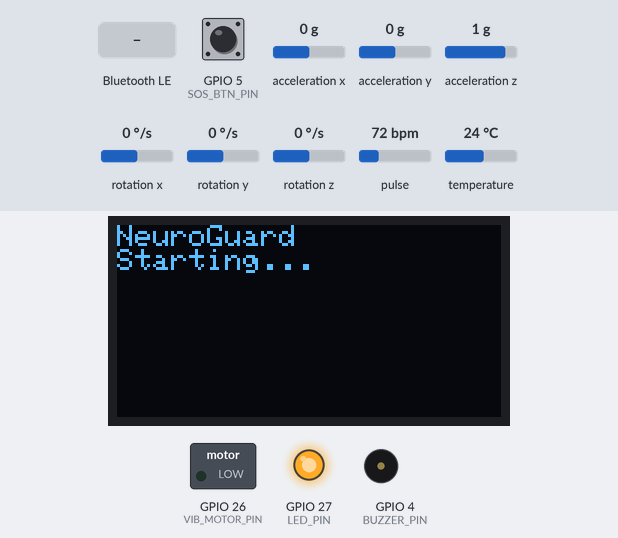
A sketch run on a simulated ESP32. Shown: 128×64 one-colour display, switched loads named in the sketch (green lamp = pin HIGH), output pins drawn as LEDs (lit = HIGH), buzzer (waves = sounding, pin HIGH). Wiring (inferred from the names in the program): MPU-6050 motion sensor at I2C address 0x68. The test bench sets the inputs (shaded band); at power-on: pulse 72 bpm, acceleration z 1 g, GPIO 5 (SOS_BTN_PIN) HIGH, acceleration x 0 g, acceleration y 0 g, rotation x 0 °/s, rotation y 0 °/s, rotation z 0 °/s, temperature 24 °C. Nothing arrives over Bluetooth unless stated; the modem accepts every AT command (registered, SIM ready, sends succeed) and sends nothing else; a phone connects over Bluetooth LE 3 s after start; what the sketch prints to the serial monitor is not drawn.

Above: at 2.3 s.
At 8.0 s:
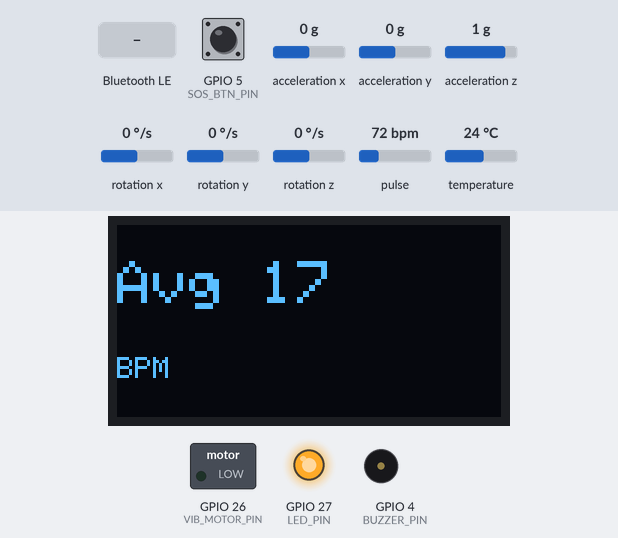
8.1 s: pulse set to 100 bpm
At 9.2 s:
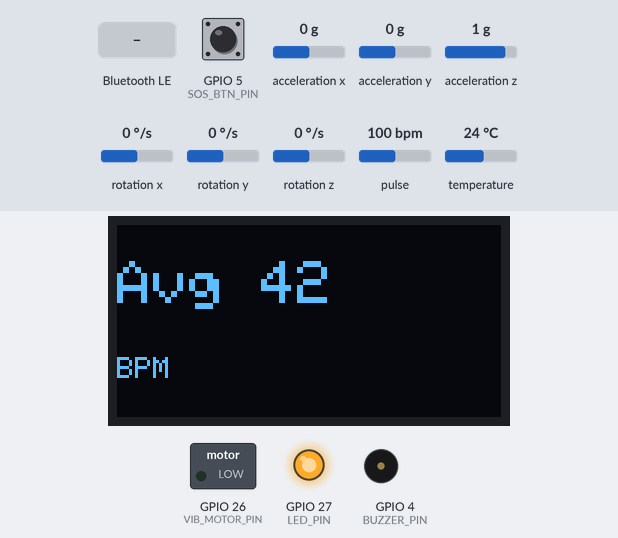
10.9 s: acceleration z set to 0 g
13.9 s: GPIO 5 (SOS_BTN_PIN) pulled LOW for 0.15 s
15.5 s: Bluetooth LE write "0" received
18.5 s: pulse set to 70 bpm
At 20.16 s:
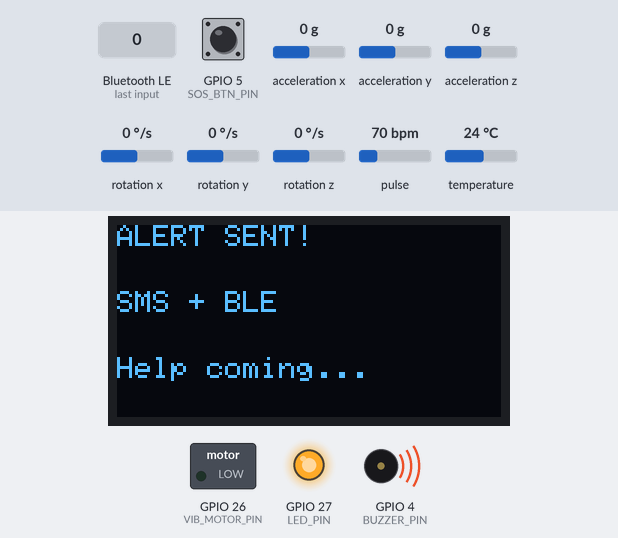
21.5 s: GPIO 5 (SOS_BTN_PIN) pulled LOW for 1 s
At 22.8 s:
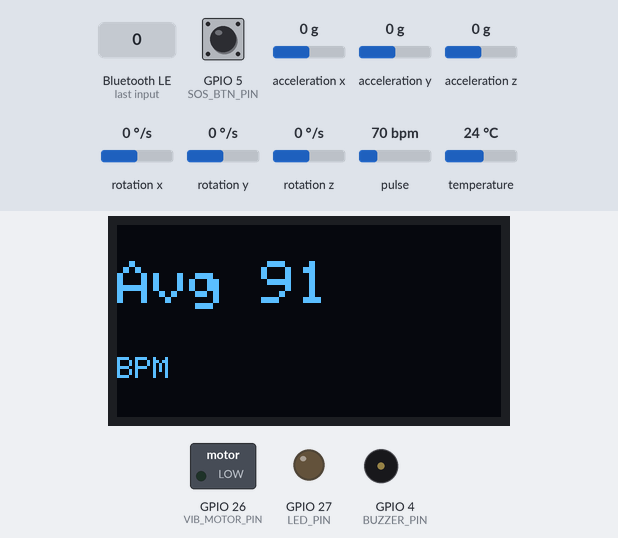
Timing chart, 0 to 24.5 s (numbered marks = the images above; inputs shaded):
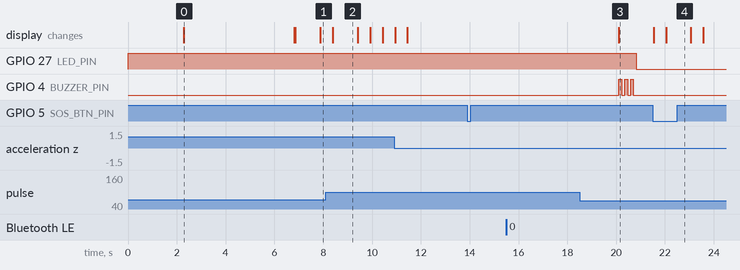

Measured:
- after the input at 13.9 s, every drawn part: stays the same
- after the input at 15.5 s, every drawn part: stays the same
- by itself, GPIO 4 (BUZZER_PIN): alternates HIGH for 0.12 s and LOW for 0.12 s, 6 changes in all, then stays LOW
- what the display in image 0 shows lasts 4.5 s, from 2.3 s to 6.8 s
- what the display in image 2 shows lasts 1.0 s, from 8.4 s to 9.4 s

The sketch:

neuroguard_main.ino
```cpp
// NeuroGuard ESP32 — GPS from patient phone (BLE) only; SMS via SIM800L
#include "config.h"
#if DISABLE_BROWNOUT
#include "soc/soc.h"
#include "soc/rtc_cntl_reg.h"
#endif
#include "detection.h"
#include "seizure_tflite.h"
#include "hardware_logic.h"
#include "gsm_location.h"

#include <Wire.h>
#include <HardwareSerial.h>
#include <BLEDevice.h>
#include <BLEServer.h>
#include <BLEUtils.h>
#include <BLE2902.h>
#include <ArduinoJson.h>

#if !SIMULATION_MODE
#include <Adafruit_MPU6050.h>
#include <Adafruit_Sensor.h>
#if ENABLE_OLED
#include <Adafruit_SSD1306.h>
#endif
#if ENABLE_HR_SENSOR && !USE_HARDWARE_LOGIC
#include <MAX30105.h>
#endif
#endif

#if ENABLE_GSM
HardwareSerial gsmSerial(2);
#endif

#if ENABLE_OLED && !SIMULATION_MODE
Adafruit_SSD1306 oled(128, 64, &Wire, -1);
static bool oledOk = false;
#endif

HardwareLogicState hwState;

BLECharacteristic *alertChar = nullptr;
BLECharacteristic *dataChar = nullptr;
BLECharacteristic *gpsWriteChar = nullptr;
bool deviceConnected = false;

DetectionContext detCtx;
DeviceState state = MONITORING;
unsigned long tDetect = 0;
bool cancelFlag = false;

float gpslat = 0.0f, gpslng = 0.0f;
bool gpsValidPhone = false;
unsigned long lastGPSReceived = 0;

static bool hasGpsFix() { return gpsValidPhone; }

void showOLED(const char *l1, const char *l2, const char *l3);
void showBpmOLED(int bpm);
void showPressToStopOLED();
void initOLED();
void initMPU();
void initGSM();
void initBLE();
void readIMU();
void dispatchAlerts();
void activateLocal();
void alertBuzzerPulse(int count = 3);
void doCancel();
void sendSMS(const char *num, const char *msg);
void broadcastData();
void IRAM_ATTR handleSOS();
void scanI2C();
const char *stateLabel(DeviceState s);

class ServerCallbacks : public BLEServerCallbacks {
  void onConnect(BLEServer *s) {
    deviceConnected = true;
    Serial.println("[BLE] Phone connected");
  }
  void onDisconnect(BLEServer *s) {
    deviceConnected = false;
    BLEDevice::startAdvertising();
    Serial.println("[BLE] Phone disconnected — advertising again");
  }
};

class GPSWriteCallback : public BLECharacteristicCallbacks {
  void onWrite(BLECharacteristic *pChar) {
    String s = String(pChar->getValue().c_str());
    if (s.length() < 5) return;
    int commaIdx = s.indexOf(',');
    if (commaIdx < 0) return;
    float lat = s.substring(0, commaIdx).toFloat();
    float lng = s.substring(commaIdx + 1).toFloat();
    if (lat >= -90.0f && lat <= 90.0f && lng >= -180.0f && lng <= 180.0f) {
      gpslat = lat;
      gpslng = lng;
      gpsValidPhone = true;
      lastGPSReceived = millis();
      Serial.printf("[GPS] Received from phone: %.6f, %.6f\n", gpslat, gpslng);
    }
  }
};

class ConfigWriteCallback : public BLECharacteristicCallbacks {
  void onWrite(BLECharacteristic *pChar) {
    Serial.print("[CONFIG] ");
    Serial.println(pChar->getValue().c_str());
  }
};

void scanI2C() {
  Serial.println("[I2C] Scan 0x01-0x7F:");
  int n = 0;
  for (uint8_t addr = 1; addr < 127; addr++) {
    Wire.beginTransmission(addr);
    if (Wire.endTransmission() == 0) {
      Serial.printf("  device 0x%02X\n", addr);
      n++;
    }
  }
  if (n == 0) Serial.println("  (none — check wiring 21/22, 3.3V, GND)");
}

const char *stateLabel(DeviceState s) {
  switch (s) {
    case MONITORING: return "MONITORING";
    case DETECTED: return "DETECTED";
    case ALERT_SENT: return "ALERT_SENT";
    case WAITING_RESET: return "WAITING_RESET";
    case CANCELLED: return "CANCELLED";
    default: return "UNKNOWN";
  }
}

void setup() {
#if DISABLE_BROWNOUT
  WRITE_PERI_REG(RTC_CNTL_BROWN_OUT_REG, 0);
#endif

  pinMode(BUZZER_PIN, OUTPUT);
  digitalWrite(BUZZER_PIN, LOW);
  pinMode(VIB_MOTOR_PIN, OUTPUT);
  digitalWrite(VIB_MOTOR_PIN, LOW);
  pinMode(LED_PIN, OUTPUT);
  digitalWrite(LED_PIN, HIGH);

  Serial.begin(SERIAL_BAUD);
  delay(2000);
  Serial.flush();
  Serial.println();
  Serial.println("NEUROGUARD BOOT");
#if BOOT_SAFE_MODE
  Serial.println("SAFE MODE");
#endif
  Serial.print("BAUD=");
  Serial.println(SERIAL_BAUD);
  Serial.print("BUZZER GPIO ");
  Serial.println(BUZZER_PIN);

  Wire.begin(I2C_SDA, I2C_SCL);
  Wire.setClock(100000);
#if defined(ARDUINO_ARCH_ESP32)
  Wire.setTimeOut(I2C_TIMEOUT_MS);
#elif defined(TWOWIRE_HAS_TIMEOUT) || defined(WIRE_HAS_TIMEOUT)
  Wire.setTimeout(I2C_TIMEOUT_MS);
#endif
  Serial.print("I2C SDA=");
  Serial.print(I2C_SDA);
  Serial.print(" SCL=");
  Serial.println(I2C_SCL);
  delay(100);
#if !BOOT_SKIP_I2C
  scanI2C();
#endif

  pinMode(SOS_BTN_PIN, INPUT_PULLUP);

#if !BOOT_SKIP_I2C
#if USE_HARDWARE_LOGIC && !SIMULATION_MODE
  hardwareLogicInit();
#else
  initMPU();
#endif
#if ENABLE_OLED
  initOLED();
#endif
#else
  Serial.println("I2C skipped — unplug test or set BOOT_SKIP_I2C 0");
#endif

#if ENABLE_GSM
  initGSM();
#endif
#if ENABLE_BLE_ON_BOOT
  initBLE();
#endif
#if ENABLE_ML
  initMlModel();
#endif

  attachInterrupt(digitalPinToInterrupt(SOS_BTN_PIN), handleSOS, FALLING);

  showBpmOLED(detCtx.hrBPM);
  Serial.println("[BOOT] Ready @ 115200 baud");
#if ENABLE_BLE_ON_BOOT
  Serial.println("[BOOT] BLE advertising as NeuroGuard — open patient app to scan");
#else
  Serial.println("[BOOT] WARNING: BLE off — patient app cannot scan!");
#endif
}

void loop() {
  static unsigned long tSample = 0;
  static unsigned long tHw = 0;
  static unsigned long tMl = 0;

#if USE_HARDWARE_LOGIC && !SIMULATION_MODE
  static unsigned long tDiag = 0;
  if (millis() - tHw >= HARDWARE_TICK_MS) {
    tHw = millis();
    hwState = hardwareLogicTick();
    detCtx.hrBPM = hwState.beatAvg;

    if (state == MONITORING && hwState.isAbnormal) {
      state = DETECTED;
      tDetect = millis();
      activateLocal();
      detCtx.confidence = 0.92f;
      Serial.println("\n========================================");
      Serial.println(">>> SEIZURE THRESHOLDS BREACHED! <<<");
      Serial.println("========================================\n");
    }
  }

  if (state == MONITORING && millis() - tDiag >= 500) {
    tDiag = millis();
    hardwareLogicPrintDiagnostics();
  }
#endif

  if (millis() - tSample >= 10) {
    tSample = millis();
    readIMU();

#if ENABLE_ML
    if (gMlReady && detCtx.bufFull && millis() - tMl >= ML_INFERENCE_INTERVAL_MS) {
      tMl = millis();
      detCtx.mlSeizureScore = runSeizureInference(detCtx);
      Serial.printf("[ML] Seizure score: %.2f\n", detCtx.mlSeizureScore);
    }
#endif

    if (detCtx.bufFull) {
#if !USE_HARDWARE_LOGIC
      detCtx.confidence = analyzePattern(detCtx);
#else
      detCtx.confidence = detCtx.mlSeizureScore;
      if (hwState.isAbnormal) {
        if (detCtx.confidence < 0.92f) detCtx.confidence = 0.92f;
      }
#endif

#if !USE_HARDWARE_LOGIC
      bool mlTrigger = gMlReady && (detCtx.mlSeizureScore >= ML_ALERT_THR);
      if (state == MONITORING && (mlTrigger || detCtx.confidence > CONFIDENCE_THR)) {
        state = DETECTED;
        tDetect = millis();
        activateLocal();
        Serial.printf("[DETECT] ML/threshold confidence: %.2f\n", detCtx.confidence);
      }
#endif
    }
  }

  if (state == DETECTED) {
    unsigned long elapsed = millis() - tDetect;
    if (cancelFlag) {
      doCancel();
    } else if (elapsed >= CANCEL_WINDOW_MS) {
      if (detCtx.confidence < 0.5f) detCtx.confidence = 0.92f;
      dispatchAlerts();
      state = ALERT_SENT;
      digitalWrite(BUZZER_PIN, LOW);
      digitalWrite(VIB_MOTOR_PIN, LOW);
      digitalWrite(LED_PIN, LOW);
    } else {
      // Buzzer on during 5 s cancel window (press SOS to stop).
      digitalWrite(BUZZER_PIN, HIGH);
      showPressToStopOLED();
    }
  }

  if (state == MONITORING) {
    static unsigned long tOled = 0;
    static unsigned long tAlive = 0;
    if (millis() - tOled >= 500) {
      tOled = millis();
      showBpmOLED(detCtx.hrBPM);
    }
    if (millis() - tAlive >= 2000) {
      tAlive = millis();
      Serial.print("[alive] state=");
      Serial.print(stateLabel(state));
      Serial.print(" BPM=");
      Serial.print(detCtx.hrBPM);
      Serial.print(" Mag=");
      Serial.print(patientMonitor.debug_currentMag, 1);
      Serial.print(" BLE=");
      Serial.println(deviceConnected ? "connected" : "advertising");
    }
  } else {
    static unsigned long tAliveAlert = 0;
    if (millis() - tAliveAlert >= 2000) {
      tAliveAlert = millis();
      Serial.print("[alive] state=");
      Serial.print(stateLabel(state));
      Serial.print(" BPM=");
      Serial.println(detCtx.hrBPM);
    }
  }

  if (deviceConnected) broadcastData();

  if (gpsValidPhone && millis() - lastGPSReceived > GPS_STALE_MS) {
    gpsValidPhone = false;
    Serial.println("[GPS] Phone fix stale — open patient GPS app");
  }

  if (state == ALERT_SENT && millis() - tDetect >= ALERT_COOLDOWN_MS) {
    state = WAITING_RESET;
    digitalWrite(BUZZER_PIN, LOW);
    showOLED("Waiting", "for patient", "to stabilize...");
    Serial.println("[ALERT] Cooldown done — waiting for patient to stabilize");
  }

  if (state == WAITING_RESET) {
    if (!patientMonitor.debug_isShaking && patientMonitor.getCurrentFreq() < 1.0f) {
      state = MONITORING;
      cancelFlag = false;
      digitalWrite(BUZZER_PIN, LOW);
      digitalWrite(VIB_MOTOR_PIN, LOW);
      digitalWrite(LED_PIN, LOW);
      showBpmOLED(detCtx.hrBPM);
      Serial.println(">>> System Reset & Armed.");
    }
  }
}

void dispatchAlerts() {
  char loc[160];
  if (hasGpsFix()) {
    snprintf(loc, 160, "maps.google.com/?q=%.6f,%.6f", gpslat, gpslng);
  } else {
    strcpy(loc, "GPS unavailable — patient phone not connected");
  }

  char sms[320];
  snprintf(sms, 320, "%s HR:%dBPM %s", SMS_ALERT_TEXT, detCtx.hrBPM, loc);

#if ENABLE_GSM
  Serial.println("[ALERT] Sending SMS...");
  for (int i = 0; i < CONTACT_COUNT; i++) {
    Serial.printf("[ALERT] SMS -> %s\n", CONTACTS[i]);
    sendSMS(CONTACTS[i], sms);
    delay(2000);
  }
#else
  Serial.println(sms);
#endif

  if (deviceConnected && alertChar) {
    StaticJsonDocument<160> doc;
    doc["type"] = "SEIZURE_ALERT";
    doc["conf"] = (int)(detCtx.confidence * 100);
    doc["hr"] = detCtx.hrBPM;
    doc["lat"] = gpslat;
    doc["lng"] = gpslng;
    doc["valid"] = hasGpsFix();
    if (gpsValidPhone)
      doc["locSrc"] = "phone";
    else
      doc["locSrc"] = "none";
    char buf[160];
    serializeJson(doc, buf);
    alertChar->setValue(buf);
    alertChar->notify();
    Serial.printf("[ALERT] BLE notify sent: %s\n", buf);
  } else {
    Serial.println("[ALERT] BLE notify skipped (phone not connected)");
  }

  showOLED("ALERT SENT!", "SMS + BLE", "Help coming...");
  alertBuzzerPulse(3);
  Serial.println("[ALERT] All notifications dispatched");
}

void alertBuzzerPulse(int count) {
  for (int i = 0; i < count; i++) {
    digitalWrite(BUZZER_PIN, HIGH);
    delay(120);
    digitalWrite(BUZZER_PIN, LOW);
    delay(120);
  }
}

void activateLocal() {
  digitalWrite(BUZZER_PIN, HIGH);
  digitalWrite(LED_PIN, HIGH);
  digitalWrite(VIB_MOTOR_PIN, HIGH);
}

void doCancel() {
  state = CANCELLED;
  digitalWrite(BUZZER_PIN, LOW);
  digitalWrite(LED_PIN, LOW);
  digitalWrite(VIB_MOTOR_PIN, LOW);
  cancelFlag = false;
  showBpmOLED(detCtx.hrBPM);
  state = MONITORING;
}

void IRAM_ATTR handleSOS() {
  if (state == DETECTED)
    cancelFlag = true;
  else if (state == ALERT_SENT || state == WAITING_RESET) {
    state = MONITORING;
    cancelFlag = false;
  } else if (state == MONITORING) {
    state = DETECTED;
    tDetect = millis() - CANCEL_WINDOW_MS;
  }
}

void sendSMS(const char *num, const char *msg) {
#if ENABLE_GSM
  gsmSerial.println("AT+CMGF=1");
  delay(500);
  gsmSerial.print("AT+CMGS=\"");
  gsmSerial.print(num);
  gsmSerial.println("\"");
  delay(500);
  gsmSerial.print(msg);
  delay(100);
  gsmSerial.write(26);
  delay(3000);
#endif
}

void broadcastData() {
  static unsigned long last = 0;
  if (millis() - last < 1000 || !dataChar) return;
  last = millis();
  StaticJsonDocument<200> doc;
  doc["state"] = (int)state;
  doc["hr"] = detCtx.hrBPM;
  doc["conf"] = detCtx.confidence;
  doc["ml"] = detCtx.mlSeizureScore;
  doc["acc"] = hwState.accelMag;
  doc["gyro"] = hwState.gyroMag;
  doc["gpsOk"] = hasGpsFix();
  doc["lat"] = gpslat;
  doc["lng"] = gpslng;
  if (gpsValidPhone)
    doc["locSrc"] = "phone";
  else
    doc["locSrc"] = "none";
  char buf[200];
  serializeJson(doc, buf);
  dataChar->setValue(buf);
  dataChar->notify();
}

void readIMU() {
#if SIMULATION_MODE
  float t = millis() / 1000.0f;
  detCtx.aX[detCtx.bufIdx] = sinf(t * 8.0f) * 0.1f;
  detCtx.aY[detCtx.bufIdx] = cosf(t * 8.0f) * 0.1f;
  detCtx.aZ[detCtx.bufIdx] = 1.0f;
  detCtx.gX[detCtx.bufIdx] = detCtx.gY[detCtx.bufIdx] = detCtx.gZ[detCtx.bufIdx] = 0;
  detCtx.bufIdx = (detCtx.bufIdx + 1) % WINDOW_SIZE;
  if (detCtx.bufIdx == 0) detCtx.bufFull = true;
#else
  if (gLastMpuEventOk) {
    detCtx.aX[detCtx.bufIdx] = gLastAx / 9.80665f;
    detCtx.aY[detCtx.bufIdx] = gLastAy / 9.80665f;
    detCtx.aZ[detCtx.bufIdx] = gLastAz / 9.80665f;
    detCtx.gX[detCtx.bufIdx] = gLastGx;
    detCtx.gY[detCtx.bufIdx] = gLastGy;
    detCtx.gZ[detCtx.bufIdx] = gLastGz;
    detCtx.bufIdx = (detCtx.bufIdx + 1) % WINDOW_SIZE;
    if (detCtx.bufIdx == 0) detCtx.bufFull = true;
  }
#endif
}

void initMPU() {
#if !SIMULATION_MODE && !USE_HARDWARE_LOGIC
  if (mpu.begin()) {
    mpu.setAccelerometerRange(MPU6050_RANGE_2_G);
    mpu.setGyroRange(MPU6050_RANGE_250_DEG);
    mpu.setFilterBandwidth(MPU6050_BAND_44_HZ);
  } else {
    Serial.println("[SENSORS] MPU6050 not found");
  }
#if ENABLE_HR_SENSOR
  MAX30105 particleSensor;
  if (!particleSensor.begin(Wire, I2C_SPEED_FAST)) {
    Serial.println("[HR] MAX30105 not found");
  } else {
    particleSensor.setup();
    particleSensor.setPulseAmplitudeRed(0x0A);
    particleSensor.setPulseAmplitudeIR(0x0A);
  }
#endif
#endif
}

void initOLED() {
#if ENABLE_OLED && !SIMULATION_MODE
  oledOk = false;
  if (oled.begin(SSD1306_SWITCHCAPVCC, 0x3C)) {
    oledOk = true;
    Serial.println("[OLED] OK @ 0x3C");
  } else if (oled.begin(SSD1306_SWITCHCAPVCC, 0x3D)) {
    oledOk = true;
    Serial.println("[OLED] OK @ 0x3D");
  } else {
    Serial.println("[OLED] init failed — check SDA/SCL/VCC/GND (same bus as sensors)");
    return;
  }
  oled.clearDisplay();
  oled.setTextSize(1);
  oled.setTextColor(SSD1306_WHITE);
  oled.setCursor(0, 0);
  oled.println("NeuroGuard");
  oled.println("Starting...");
  oled.display();
#endif
}

void initGSM() {
#if ENABLE_GSM && !SIMULATION_MODE
  gsmSerial.begin(9600, SERIAL_8N1, GSM_RX, GSM_TX);
  delay(3000);
  gsmSerial.println("AT");
  delay(500);
  gsmSerial.println("AT+CMGF=1");
  delay(500);
  gsmSerial.println("AT+CREG=1");
  delay(500);
  Serial.println("[GSM] SMS + cell location (LBS) ready");
#endif
}

void showBpmOLED(int bpm) {
#if ENABLE_OLED && !SIMULATION_MODE
  if (!oledOk) return;
  oled.clearDisplay();
  oled.setTextColor(SSD1306_WHITE);
  oled.setTextSize(2);
  oled.setCursor(0, 12);
  if (!gHrSensorOk) {
    oled.println("No HR");
    oled.setTextSize(1);
    oled.println("sensor");
  } else if (bpm <= 0) {
    oled.println("Place");
    oled.setTextSize(1);
    oled.println("finger");
  } else {
    char buf[20];
    snprintf(buf, sizeof(buf), "Avg %d", bpm);
    oled.println(buf);
    oled.setTextSize(1);
    oled.setCursor(0, 44);
    oled.println("BPM");
  }
  oled.display();
#else
  Serial.printf("[OLED] Avg %d BPM\n", bpm);
#endif
}

void showPressToStopOLED() {
#if ENABLE_OLED && !SIMULATION_MODE
  if (!oledOk) return;
  oled.clearDisplay();
  oled.setTextColor(SSD1306_WHITE);
  oled.setTextSize(2);
  oled.setCursor(0, 20);
  oled.println("press to stop");
  oled.display();
#else
  Serial.println("[OLED] press to stop");
#endif
}

void showOLED(const char *l1, const char *l2, const char *l3) {
#if ENABLE_OLED && !SIMULATION_MODE
  if (!oledOk) return;
  oled.clearDisplay();
  oled.setTextColor(SSD1306_WHITE);
  oled.setTextSize(1);
  oled.setCursor(0, 0);
  oled.println(l1);
  oled.setCursor(0, 22);
  oled.println(l2);
  oled.setCursor(0, 44);
  oled.println(l3);
  oled.display();
#else
  Serial.printf("[OLED] %s | %s | %s\n", l1, l2, l3);
#endif
}

void initBLE() {
  BLEDevice::init("NeuroGuard");
  BLEDevice::setPower(ESP_PWR_LVL_P9);
  BLEServer *srv = BLEDevice::createServer();
  srv->setCallbacks(new ServerCallbacks());
  BLEService *svc = srv->createService(SERVICE_UUID);

  gpsWriteChar = svc->createCharacteristic(
      CHAR_UUID_GPS_WRITE,
      BLECharacteristic::PROPERTY_WRITE | BLECharacteristic::PROPERTY_WRITE_NR);
  gpsWriteChar->setCallbacks(new GPSWriteCallback());

  BLECharacteristic *configChar = svc->createCharacteristic(
      CHAR_UUID_CONFIG, BLECharacteristic::PROPERTY_WRITE);
  configChar->setCallbacks(new ConfigWriteCallback());

  alertChar = svc->createCharacteristic(CHAR_UUID_ALERT, BLECharacteristic::PROPERTY_NOTIFY);
  alertChar->addDescriptor(new BLE2902());

  dataChar = svc->createCharacteristic(CHAR_UUID_DATA, BLECharacteristic::PROPERTY_NOTIFY);
  dataChar->addDescriptor(new BLE2902());

  svc->start();

  BLEAdvertising *adv = BLEDevice::getAdvertising();
  adv->addServiceUUID(SERVICE_UUID);
  adv->setScanResponse(false);
  BLEDevice::startAdvertising();

  Serial.println("[BLE] Advertising as 'NeuroGuard' (patient app can scan)");
}
```

detection.h
```cpp
#pragma once

#include "config.h"

enum DeviceState { MONITORING, DETECTED, ALERT_SENT, WAITING_RESET, CANCELLED };

struct DetectionContext {
  float aX[WINDOW_SIZE], aY[WINDOW_SIZE], aZ[WINDOW_SIZE];
  float gX[WINDOW_SIZE], gY[WINDOW_SIZE], gZ[WINDOW_SIZE];
  int bufIdx = 0;
  bool bufFull = false;
  int hrBPM = 72;
  float confidence = 0.0f;
  float mlSeizureScore = 0.0f;
};

float analyzePattern(DetectionContext &ctx);
```

gsm_location.h
```cpp
#pragma once

#include <HardwareSerial.h>

// Rough lat/lng from SIM800L cell towers (LBS). Accuracy ~100 m–2 km.
bool gsmFetchRoughLocation(HardwareSerial &gsm, float *lat, float *lng);
```

seizure_model.h
```cpp
#pragma once

extern unsigned char seizure_model_tflite[];
extern unsigned int seizure_model_tflite_len;
```

seizure_tflite.cpp
```cpp
#include "seizure_tflite.h"

#if ENABLE_ML
Eloquent::TF::Sequential<TF_NUM_OPS, ML_ARENA_SIZE> gMl;
#endif
```

Source omitted: detection.cpp (1526 bytes), gsm_location.cpp (4045 bytes), hardware_logic.cpp (8022 bytes), hardware_logic.h (1010 bytes), seizure_detector.h (2443 bytes), zure_model.cpp (data table, 41261 bytes), seizure_tflite.h (1657 bytes), config.h (3350 bytes)
